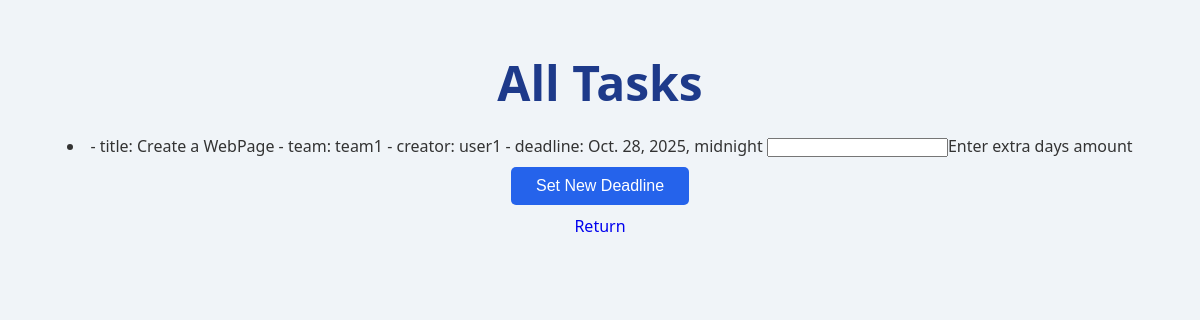
Before: /tasks/ (signed in) with the older database file.
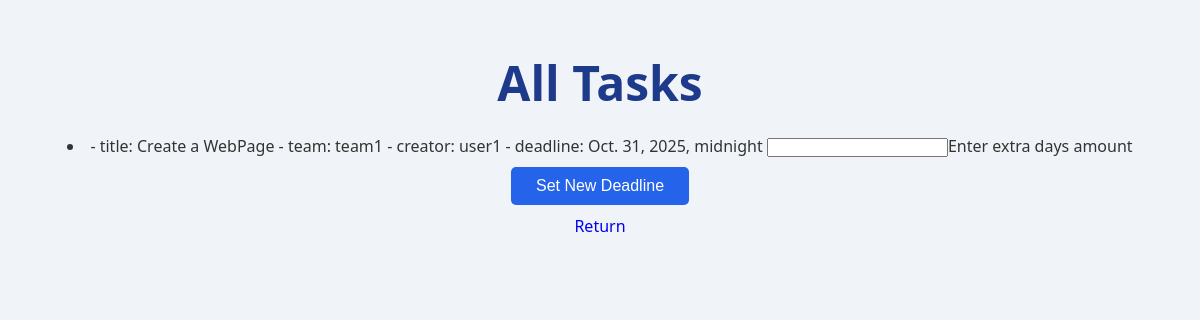
After: the same page with the newer database file.
### main/models.py (models this page shows, shortened)
class Task(models.Model):
    TASK_TYPES = [
        ('PLANNING', 'Planning'),
        ('CREATIVE', 'Creative'),
        ('TECHNICAL', 'Technical'),
        ('RESEARCH', 'Research'),
        ('TESTING', 'Testing'),
    ]
    title = models.CharField(max_length=20)
    description = models.TextField()
    deadline = models.DateTimeField()
    team = models.ForeignKey('Team', on_delete=models.CASCADE, blank=True, null=True)
    created_by = models.ForeignKey(User, on_delete=models.CASCADE)
    task_type = models.CharField(max_length=20, choices=TASK_TYPES)
    status = models.CharField(max_length=20, choices=[('completed','Completed'), ('pending','PENDING')], default='PENDING')
    created_at = models.DateTimeField(auto_now_add=True)

class Team(models.Model):
    name = models.CharField(max_length=20)
    members = models.ManyToManyField(User, related_name="teams")
    max_members = models.PositiveIntegerField(default=5)
    leader = models.ForeignKey(User, on_delete=models.CASCADE, related_name="led_teams")
    teamwork_score = models.DecimalField(max_digits=2,
                                         decimal_places=1,
                                         validators=[MinValueValidator(1.0), MaxValueValidator(5.0)],
                                         null=True, blank=True
    )
    score_count = models.IntegerField(default=0)
    created_at = models.DateTimeField(auto_now_add=True)
    def __str__(self):
        return self.name

class User(AbstractUser):
    CHARACTER_TYPES = [
        ('LEADER', 'Leader'),
        ('SUPPORTER', 'Supporter'),
        ('THINKER', 'Thinker'),
        ('DOER', 'Doer'),
        ('CONNECTOR', 'Connector'),
    ]
    username = models.CharField(max_length=20, unique=True)
    email = models.EmailField(unique=True)
    type = models.CharField(max_length=20, choices=CHARACTER_TYPES)
    skills = models.CharField(max_length=100, blank=True)
    score = models.DecimalField(max_digits=2,
                                decimal_places=1,
                                validators=[MinValueValidator(1.0), MaxValueValidator(5.0)],
                                null=True, blank=True
    )
    score_count = models.IntegerField(default=0)
    is_available = models.BooleanField(default=True)
    created_at = models.DateTimeField(auto_now_add=True)
    def __str__(self):
        return self.username

### main/views.py (the view, shortened to what this page needs)
# urls.py: path('tasks/', TaskListView.as_view(), name='tasks'),
class TaskListView(LoginRequiredMixin, ListView):
    model = Task
    template_name = 'main/tasks_list.html'
    context_object_name = 'tasks'
    def get_queryset(self):
        user = self.request.user
        user_teams = Team.objects.filter(members=user)
        return Task.objects.filter(team__in=user_teams)

### main/templates/main/tasks_list.html (shortened to what this page needs)
<!DOCTYPE html>
<html>
<head>
        {% load static %}
        <link rel="stylesheet" href="{% static 'main/styles.css' %}">
</head>
<body>
    <h1>All Tasks</h1>
    {% for task in tasks %}
      <li>
        - title: {{ task.title }}
        - team: {{ task.team }}
        - creator: {{ task.created_by }}
        - deadline: {{ task.deadline }}
        <form method="post" style="display:inline">
            <input type="number" name="extra_time" required>Enter extra days amount
            <button type="submit">Set New Deadline</button>
        </form>
      </li>
    {% endfor %}
    <a href="{% url 'dashboard' %}">Return</a>
</body>
</html>

Changed rows visible on the page:
changed Task "Create a WebPage": deadline "Oct. 28, 2025, midnight" → "Oct. 31, 2025, midnight"
